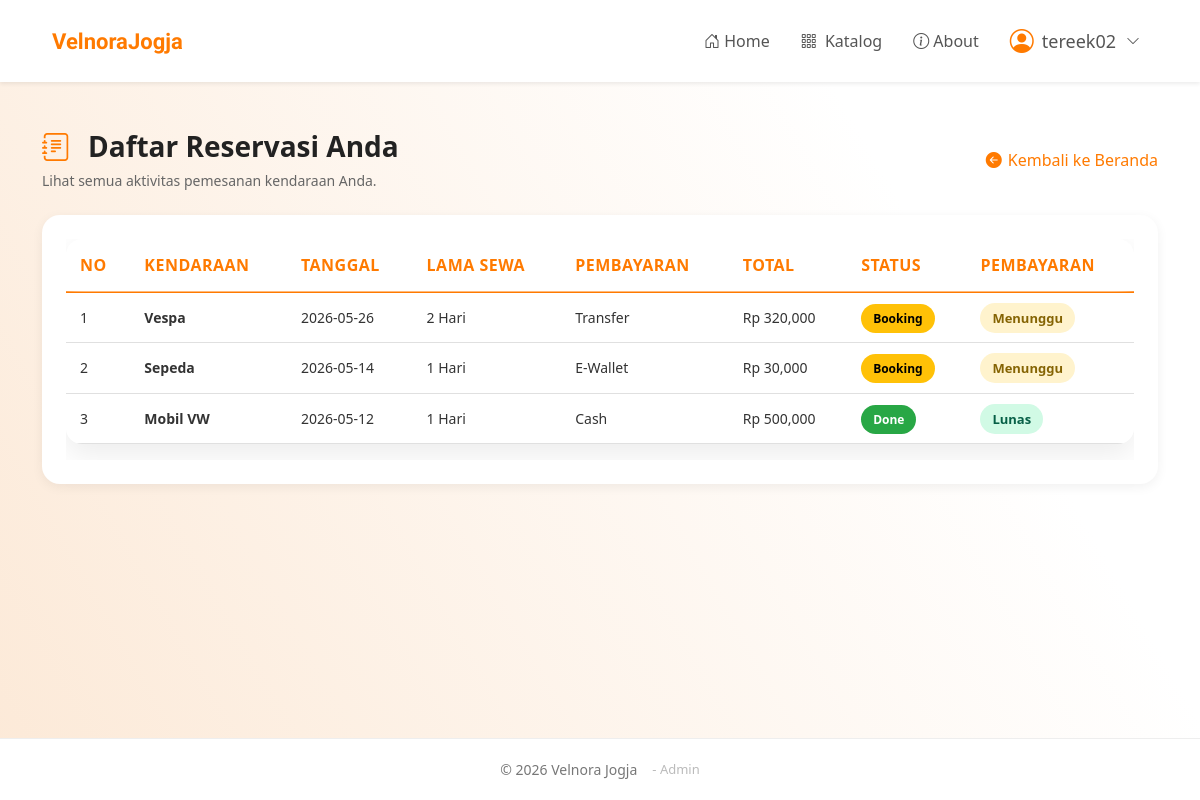
Page /user/mybooking.php (signed in) on the committed database.
### tables this page shows
CREATE TABLE `booking` (
  `id_booking` int(11) NOT NULL,
  `id_kendaraan` char(4) DEFAULT NULL,
  `tanggal` date DEFAULT NULL,
  `lama_sewa` int(11) DEFAULT NULL,
  `metode_pembayaran` varchar(50) DEFAULT NULL,
  `id_user` int(11) NOT NULL,
  `total_harga` int(11) NOT NULL,
  `status` varchar(20) DEFAULT 'booking',
  `status_pembayaran` varchar(50) DEFAULT NULL
);

CREATE TABLE `kendaraan` (
  `id_kendaraan` char(4) NOT NULL,
  `jenis_kendaraan` varchar(50) DEFAULT NULL,
  `harga_sewa` int(11) DEFAULT NULL,
  `gambar` varchar(50) DEFAULT NULL,
  `deskripsi` text DEFAULT NULL,
  `stok` int(11) DEFAULT NULL
);

### user/mybooking.php (the view, shortened to what this page needs)
<?php
include '../proses/koneksi.php';
$id_user = $_SESSION['id_user'] ?? null;
$query = mysqli_query($konek, "SELECT booking.*,
        kendaraan.jenis_kendaraan, kendaraan.gambar FROM booking
        JOIN kendaraan ON booking.id_kendaraan = kendaraan.id_kendaraan
        WHERE booking.id_user = '$id_user'
        ORDER BY booking.id_booking DESC");
?>
<!DOCTYPE html>
<html lang="en">
<head>
    <link href="https://cdn.jsdelivr.net/npm/bootstrap@5.3.8/dist/css/bootstrap.min.css" rel="stylesheet">
    <link rel="stylesheet" href="https://cdn.jsdelivr.net/npm/bootstrap-icons@1.10.5/font/bootstrap-icons.css">
    <link rel="stylesheet" href="../css/style.css">
</head>
<body class="mybooking-page">
<nav class="navbar navbar-expand-md navbar-light bg-white shadow-sm">
  <div class="container">
    <a class="navbar-brand" href="index.php">
      VelnoraJogja
    </a>
    <div class="collapse navbar-collapse justify-content-end" id="navbarNav">
        <ul class="navbar-nav align-items-lg-center">
          <li class="nav-item">
            <a class="nav-link" href="index.php">
            <i class="bi bi-house-door"></i> Home</a>
          </li>
          <li class="nav-item">
            <a class="nav-link" href="index.php#daftar-kendaraan">
            <i class="bi bi-grid-3x3-gap me-1"></i> Katalog</a>
          </li>
          <li class="nav-item">
            <a class="nav-link" href="index.php#about">
            <i class="bi bi-info-circle"></i> About</a>
          </li>
        <?php if(isset($_SESSION['role']) && $_SESSION['role'] == 'user'){ ?>
          <li class="nav-item dropdown">
            <a class="nav-link user-session" href="#" role="button" data-bs-toggle="dropdown">
                <i class="bi bi-person-circle"></i>
                <?= $_SESSION['user_username']; ?>
                <i class="bi bi-chevron-down dropdown-custom"></i>
            </a>
          </li>
        <?php } ?>
        </ul>
      </div>
    </div>
</nav>
<main>
<div class="container py-5">
    <div class="booking-header mb-4">
    <div>
      <h2 class="booking-title">
        <i class="bi bi-journal-text"></i>
        Daftar Reservasi Anda
      </h2>
      <p class="booking-subtitle">
        Lihat semua aktivitas pemesanan kendaraan Anda.
      </p>
    </div>
      <a href="index.php" class="text-decoration-none text-warning">
        <i class="bi bi-arrow-left-circle-fill"></i> Kembali ke Beranda
      </a>
    </div>
    <div class="booking-wrapper">
    <div class="booking-content">
    <?php if (mysqli_num_rows($query) > 0) { ?>
    <div class="table-responsive">
        <table class="table booking-table align-middle">
        <thead>
        <tr>
          <th>No</th>
          <th>Kendaraan</th>
          <th>Tanggal</th>
          <th>Lama Sewa</th>
          <th>Pembayaran</th>
          <th>Total</th>
          <th>Status</th>
          <th>Pembayaran</th>
        </tr>
        </thead>
        <tbody>
        <?php
          $no = 1;
          while($data = mysqli_fetch_array($query)) {
        ?>
        <tr>
          <td><?= $no++; ?></td>
          <td class="fw-semibold"><?= $data['jenis_kendaraan']; ?></td>
          <td><?= $data['tanggal']; ?></td>
          <td><?= $data['lama_sewa']; ?> Hari</td>
          <td><?= $data['metode_pembayaran']; ?></td>
          <td>Rp <?= number_format($data['total_harga']); ?></td>
          <td>
          <?php if ($data['status'] == 'done') { ?>
              <span class="status-done">Done</span>
          <?php } else { ?>
              <span class="status-booking">Booking</span>
          <?php } ?>
          </td>
          <td>
          <?php if ($data['status_pembayaran'] == 'Lunas') { ?>
              <span class="payment-lunas">
                Lunas
              </span>
          <?php } elseif ($data['status_pembayaran'] == 'Menunggu Pembayaran') { ?>
              <span class="payment-menunggu">
                Menunggu
              </span>
          <?php } else { ?>
              <span class="payment-gagal">
                Gagal
              </span>
          <?php } ?>
          </td>
        </tr>
        <?php } ?>
        </tbody>
      </table>
    </div>
    <?php } ?>
  </div>
</div>
</main>
<footer class="footer">
  <div class="footer-content">
  © 2026 Velnora Jogja
  <a href="../proses/login_db.php" class="admin-link">
    - Admin
  </a>
  </div>
</footer>
</body>
</html>

### css/style.css (style rules this page uses)
* { margin: 0; padding: 0; box-sizing: border-box; }
body { font-family: 'Segoe UI', sans-serif; margin: 0; display: flex; flex-direction: column; min-height: 100vh; }
main { flex: 1; }
.navbar { background: #fff !important; padding: 15px 40px; position: sticky; top: 0; z-index: 999; box-shadow: 0 2px 10px rgba(0,0,0,0.05); }
.navbar-brand { color: #ff7a00 !important; font-family: "Bricolage Grotesque", sans-serif; font-size: 22px; font-weight: 700; font-style: normal; font-variation-settings: "wdth" 100; }
.navbar .nav-link { color: #555 !important; font-weight: 500; margin-left: 15px; transition: 0.3s; position: relative; }
.navbar .nav-link::after, .dropdown-menu::after { content: ""; width: 0%; height: 2px; background: #ff9800 !important; position: absolute; left: 0; bottom: 4px; transition: 0.3s; }
.user-session { font-size: 18px; font-weight: 500; display: flex; align-items: center; gap: 8px; }
.user-session i.bi-person-circle { font-size: 24px; color: #ff7a00; }
.dropdown-custom { font-size: 14px; margin-left: 2px; }
.footer { margin-top: auto; text-align: center; padding: 20px; background: #fff; color: #777; font-size: 14px; border-top: 1px solid #eee; }
.footer-content { display: flex; justify-content: center; gap: 15px; align-items: center; }
.admin-link { font-size: 13px; color: #bbb; text-decoration: none; transition: 0.3s; }
.mybooking-page { background: #f7f7f7; }
.booking-header { display: flex; justify-content: space-between; align-items: center; }
.booking-title { font-size: 32px; font-weight: 700; color: #ff7a00; margin-bottom: 6px; }
.booking-title i { margin-right: 8px; }
.booking-subtitle { color: #777; margin: 0; }
.booking-content { width: 100%; }
.empty-reservasi, .table-responsive { width: 100%; }
.booking-wrapper { background: white; border-radius: 18px; display: block !important; display: flex; flex-direction: row; padding: 24px; box-shadow: 0 3px 12px rgba(0,0,0,0.06); }
.table-responsive, .empty-reservasi { width: 100% !important; }
.booking-table thead { background: #fff3e8; }
.booking-table thead th { color: #ff7a00; font-weight: 700; border: none; }
.booking-table tbody tr { transition: 0.2s; }
.booking-table td { vertical-align: middle; }
.mybooking-page { background: linear-gradient(240deg, #fff 25%, #fce9d7 100%); min-height: 100vh; }
.booking-header { margin-bottom: 25px; }
.booking-title { font-size: 28px; font-weight: 700; color: #222; display: flex; align-items: center; gap: 10px; }
.booking-title i { color: #ff7a00; font-size: 28px; }
.booking-subtitle { color: #666; font-size: 14px; margin-top: 5px; }
.booking-wrapper { display: flex; justify-content: center; }
.booking-table { background: #fff; border-radius: 16px; border-collapse: collapse; overflow: hidden; border-spacing: 0 12px; box-shadow: 0 10px 30px rgba(0,0,0,0.08); }
.booking-table thead { background: linear-gradient(135deg, #ff7a00, #ff9a3d); color: #fff; backdrop-filter: blur(10px); }
.booking-table thead th { font-size: 16px; font-weight: 700; letter-spacing: 0.5px; border-bottom: 2px solid #ff7a00; text-transform: uppercase; }
.booking-table th { font-weight: 600; font-size: 14px; padding: 14px; }
.booking-table td { padding: 14px; font-size: 14px; color: #333; }
.booking-table tbody tr { border-bottom: 1px solid rgba(0, 0, 0, 0.12); }
.booking-table td, .booking-table th { white-space: nowrap; }
.booking-table th:last-child, .booking-table td:last-child { border-right: none; }
.status-booking { background: #ffc107; color: #000; padding: 6px 12px; border-radius: 20px; font-size: 12px; font-weight: 600; }
.status-done { background: #28a745; color: #fff; padding: 6px 12px; border-radius: 20px; font-size: 12px; font-weight: 600; }
.payment-lunas { background: #d1fae5; color: #065f46; padding: 6px 12px; border-radius: 20px; font-size: 13px; font-weight: 600; }
.payment-menunggu { background: #fff3cd; color: #856404; padding: 6px 12px; border-radius: 20px; font-size: 13px; font-weight: 600; }
a.text-warning { color: #ff7a00 !important; font-weight: 500; display: inline-flex; align-items: center; gap: 6px; transition: all 0.3s ease; }
a.text-warning i { transition: 0.3s; }

### rows in the picture
booking: id_kendaraan.jenis_kendaraan "Vespa", tanggal "2026-05-26", lama_sewa "2", metode_pembayaran "Transfer", total_harga "320,000", status "Booking", shows "Menunggu"
booking: id_kendaraan.jenis_kendaraan "Sepeda", tanggal "2026-05-14", lama_sewa "1", metode_pembayaran "E-Wallet", total_harga "30,000", status "Booking", shows "Menunggu"
booking: id_kendaraan.jenis_kendaraan "Mobil VW", tanggal "2026-05-12", lama_sewa "1", metode_pembayaran "Cash", total_harga "500,000", status "Done", status_pembayaran "Lunas"

### other values in the picture
$_SESSION['user_username'] "tereek02"
